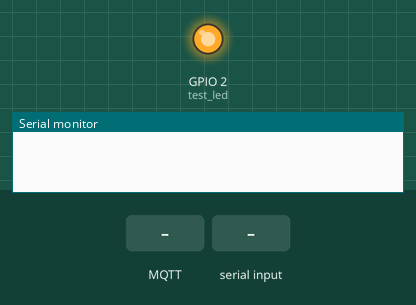
This program was run on a simulated ESP32. Shown: output pins drawn as LEDs (lit = HIGH), the last lines printed to the serial monitor. Inputs (shaded band) come from the test bench. WiFi joins after 1.5 s; servers stay silent unless stated; random numbers use the default seed unless the program sets one; no MQTT or app messages arrive unless stated.

Above: at 1.6 s.
At 3.2 s:
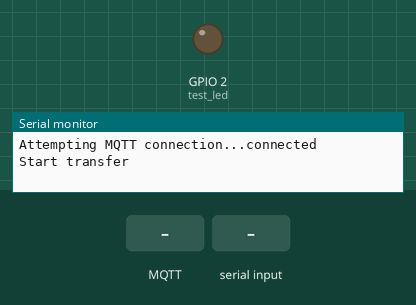
3.3 s: MQTT message "wificonfigmode" arrives on the first subscribed topic
4.8 s: "wificonfigmode" received over the second serial link
7.8 s: MQTT message "1" arrives on the first subscribed topic
9.3 s: MQTT message "on" arrives on the first subscribed topic
Timing chart, 0 to 11.8 s (numbered marks = the images above; inputs shaded):
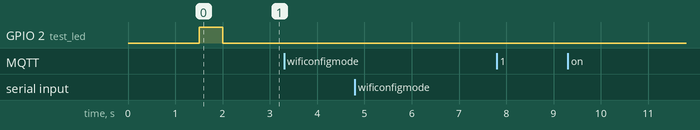

The program:

main.cpp
```cpp
#include <Arduino.h>
#include <PubSubClient.h>
#include <EEPROM.h>
#include <WiFi.h>
#include "MQTT_Connection.h"
#include <string.h>
#include <esp_task_wdt.h>
#include <WiFiManager.h>


#define TX2
#define RX2
#define WDT_TIMEOUT 20
#define test_led 2

String data_receive;
String username;
String pass;
// char aSSID[100] = {0};
// char aPASSWORD[100]={0};
void Write_to_EPP(String wifi_name,String wifi_password)
{
  // uint32_t wifi_name_length = strlen(wifi_name);
  // uint32_t wifi_password_length = strlen(wifi_password);
  EEPROM.writeString(0,wifi_name);                      //address = 0x00
  EEPROM.writeString(0x64,wifi_password);               //address = 0x64
  EEPROM.commit();
}

String Read_from_EEP(unsigned int address)
{
  String save_string;
  save_string =  EEPROM.readString(address);
  return save_string;
}
char my_str[100];
char *handle_string(String str)
{
  memset(my_str,0,strlen(my_str));
  str.toCharArray(my_str,str.length());
  return my_str;
}

void Config_Wifi()
{
  bool res;
  WiFi.mode(WIFI_STA);
  WiFiManager cWifi;
  cWifi.resetSettings();
  res = cWifi.autoConnect("MyHydroponic","99999999"); // password protected ap
  if(!res) {
        Serial.println("Failed to connect");
        // ESP.restart();
    }
  else {
        //if you get here you have connected to the WiFi
        Serial.println("connected...yeey :)");
        Serial2.write("Config_Wifi_done");
        username = cWifi.getWiFiSSID();
        pass = cWifi.getWiFiPass();
        Write_to_EPP(username,pass);
    }
}
void setup() {
  Serial.begin(9600);
  //============================================TESTING
  WiFi.mode(WIFI_STA);
  WiFiManager wm;
  bool res;
  res = wm.autoConnect("MyHydroponic","99999999");
  //============================================ EEPROM
  Serial2.begin(115200);
  // Serial.setTimeout(500);
  // EEPROM.begin(512);
  // Write_to_EPP("XuanTruong","3conchimnon");
  // EEPROM.commit();
//=========================================== WatchDog
  // esp_task_wdt_init(WDT_TIMEOUT, true);
  // esp_task_wdt_add(NULL);

  pinMode(test_led,OUTPUT);

  for(int i=0;i<5;i++)
  {
    digitalWrite(test_led,1);
    delay(100);
    digitalWrite(test_led,0);
  }
//=========================================== WIFI AND MQTT
  // setup_wifi();
  MQTT_Init();
  connect_to_broker();


}

void loop() {

  MQTT_loop();
  if(Serial2.available())
  {
    data_receive =  Serial2.readString();
    publish_data(data_receive);
    if(data_receive == "wificonfigmode")
    {
       Serial.println(Serial2.readString());
       Config_Wifi();
    }
  }
  // esp_task_wdt_reset();

  // Serial.println(username + pass);
  // delay(2000);

}


// String splitString(String str, String delim, uint16_t pos)
// {
//   String tmp = str;
//   for(int i=0; i<pos; i++)
//   {
//     tmp = tmp.substring(tmp.indexOf(delim)+1);
//     if(tmp.indexOf(delim)== -1 && i != pos -1 )
//       return "";
//   }
//   return tmp.substring(0,tmp.indexOf(delim));
// }
```
